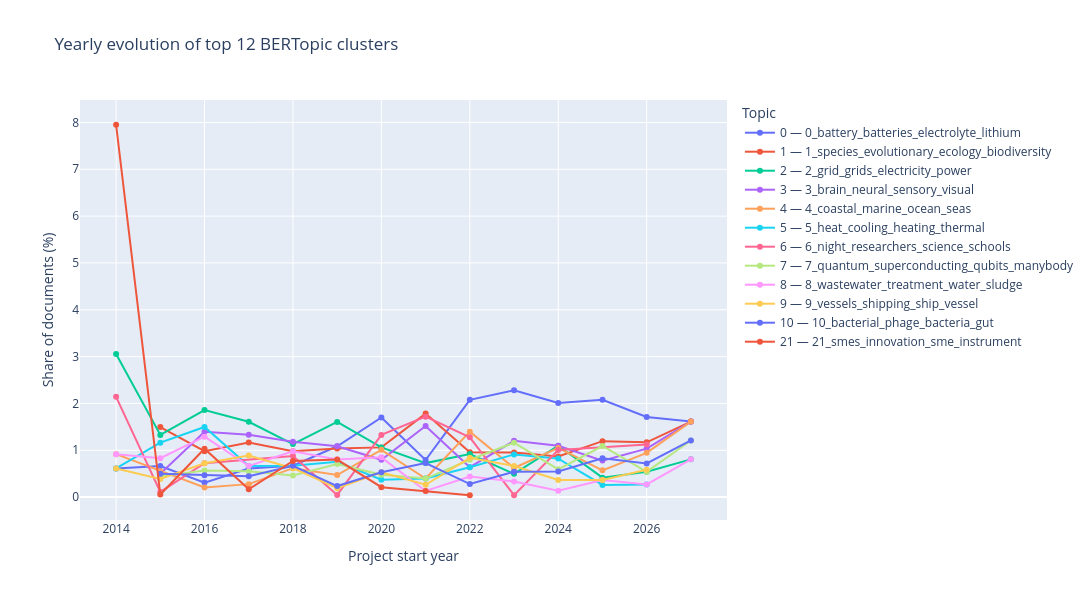

The notebook cell saved with this chart:
### Markdown cell above
#### Topic trends across years

This line plot shows how the share of the top BERTopic clusters changes year by year.

### Code cell
line_df = plot_df.copy().sort_values(["topic", "start_year"])
fig = px.line(
    line_df,
    x="start_year",
    y="share_pct",
    color="topic_label",
    title=f"Yearly evolution of top {TOP_N_TOPICS} BERTopic clusters",
    labels={"share_pct": "Share of documents (%)", "start_year": "Project start year"},
    category_orders={"start_year": sorted(valid_years)},
)
fig.update_traces(mode="lines+markers")
fig.update_layout(legend_title_text="Topic", hovermode="closest")
fig.update_layout(width=1400, height=600)
fig.write_image("data/yearly_evolution_top12_bertopic.png", width=1400, height=600, scale=2)
fig.show()

### Figure 1 — Plotly figure (JSON) as saved in the notebook; plotly's stock layout.template omitted (floating-point values rounded to 4 significant figures)
{"data": [{"hovertemplate": "topic_label=0 — 0_battery_batteries_electrolyte_lithium<br>Project start year=%{x}<br>Share of documents (%)=%{y}<extra></extra>", "legendgroup": "0 — 0_battery_batteries_electrolyte_lithium", "line": {"color": "#636efa", "dash": "solid"}, "marker": {"symbol": "circle"}, "mode": "lines+markers", "name": "0 — 0_battery_batteries_electrolyte_lithium", "orientation": "v", "showlegend": true, "type": "scatter", "x": [2014, 2015, 2016, 2017, 2018, 2019, 2020, 2021, 2022, 2023, 2024, 2025, 2026, 2027], "xaxis": "x", "y": [0.6116, 0.6645, 0.3098, 0.6104, 0.6694, 1.086, 1.699, 0.7926, 2.077, 2.281, 2.01, 2.079, 1.71, 1.613], "yaxis": "y"}, {"hovertemplate": "topic_label=1 — 1_species_evolutionary_ecology_biodiversity<br>Project start year=%{x}<br>Share of documents (%)=%{y}<extra></extra>", "legendgroup": "1 — 1_species_evolutionary_ecology_biodiversity", "line": {"color": "#EF553B", "dash": "solid"}, "marker": {"symbol": "circle"}, "mode": "lines+markers", "name": "1 — 1_species_evolutionary_ecology_biodiversity", "orientation": "v", "showlegend": true, "type": "scatter", "x": [2015, 2016, 2017, 2018, 2019, 2020, 2021, 2022, 2023, 2024, 2025, 2026, 2027], "xaxis": "x", "y": [1.495, 0.9809, 1.165, 0.9784, 1.039, 1.062, 1.783, 0.9585, 0.954, 0.868, 1.195, 1.17, 1.613], "yaxis": "y"}, {"hovertemplate": "topic_label=2 — 2_grid_grids_electricity_power<br>Project start year=%{x}<br>Share of documents (%)=%{y}<extra></extra>", "legendgroup": "2 — 2_grid_grids_electricity_power", "line": {"color": "#00cc96", "dash": "solid"}, "marker": {"symbol": "circle"}, "mode": "lines+markers", "name": "2 — 2_grid_grids_electricity_power", "orientation": "v", "showlegend": true, "type": "scatter", "x": [2014, 2015, 2016, 2017, 2018, 2019, 2020, 2021, 2022, 2023, 2024, 2025, 2026, 2027], "xaxis": "x", "y": [3.058, 1.329, 1.859, 1.609, 1.133, 1.605, 1.062, 0.7266, 0.9185, 0.4977, 1.096, 0.4158, 0.5401, 0.8065], "yaxis": "y"}, {"hovertemplate": "topic_label=3 — 3_brain_neural_sensory_visual<br>Project start year=%{x}<br>Share of documents (%)=%{y}<extra></extra>", "legendgroup": "3 — 3_brain_neural_sensory_visual", "line": {"color": "#ab63fa", "dash": "solid"}, "marker": {"symbol": "circle"}, "mode": "lines+markers", "name": "3 — 3_brain_neural_sensory_visual", "orientation": "v", "showlegend": true, "type": "scatter", "x": [2015, 2016, 2017, 2018, 2019, 2020, 2021, 2022, 2023, 2024, 2025, 2026, 2027], "xaxis": "x", "y": [0.4983, 1.394, 1.332, 1.184, 1.086, 0.7966, 1.519, 0.639, 1.203, 1.096, 0.7796, 1.035, 1.613], "yaxis": "y"}, {"hovertemplate": "topic_label=4 — 4_coastal_marine_ocean_seas<br>Project start year=%{x}<br>Share of documents (%)=%{y}<extra></extra>", "legendgroup": "4 — 4_coastal_marine_ocean_seas", "line": {"color": "#FFA15A", "dash": "solid"}, "marker": {"symbol": "circle"}, "mode": "lines+markers", "name": "4 — 4_coastal_marine_ocean_seas", "orientation": "v", "showlegend": true, "type": "scatter", "x": [2014, 2015, 2016, 2017, 2018, 2019, 2020, 2021, 2022, 2023, 2024, 2025, 2026, 2027], "xaxis": "x", "y": [0.9174, 0.5537, 0.2065, 0.2775, 0.6179, 0.4721, 1.009, 0.3963, 1.398, 0.6221, 1.051, 0.5717, 0.9451, 1.613], "yaxis": "y"}, {"hovertemplate": "topic_label=5 — 5_heat_cooling_heating_thermal<br>Project start year=%{x}<br>Share of documents (%)=%{y}<extra></extra>", "legendgroup": "5 — 5_heat_cooling_heating_thermal", "line": {"color": "#19d3f3", "dash": "solid"}, "marker": {"symbol": "circle"}, "mode": "lines+markers", "name": "5 — 5_heat_cooling_heating_thermal", "orientation": "v", "showlegend": true, "type": "scatter", "x": [2014, 2015, 2016, 2017, 2018, 2019, 2020, 2021, 2022, 2023, 2024, 2025, 2026], "xaxis": "x", "y": [0.6116, 1.163, 1.497, 0.6659, 0.6694, 0.7554, 0.3717, 0.3963, 0.639, 0.9125, 0.8223, 0.2599, 0.27], "yaxis": "y"}, {"hovertemplate": "topic_label=6 — 6_night_researchers_science_schools<br>Project start year=%{x}<br>Share of documents (%)=%{y}<extra></extra>", "legendgroup": "6 — 6_night_researchers_science_schools", "line": {"color": "#FF6692", "dash": "solid"}, "marker": {"symbol": "circle"}, "mode": "lines+markers", "name": "6 — 6_night_researchers_science_schools", "orientation": "v", "showlegend": true, "type": "scatter", "x": [2014, 2015, 2016, 2018, 2019, 2020, 2021, 2022, 2023, 2024, 2026], "xaxis": "x", "y": [2.141, 0.1107, 0.7228, 0.8754, 0.04721, 1.328, 1.717, 1.278, 0.04148, 1.005, 1.125], "yaxis": "y"}, {"hovertemplate": "topic_label=7 — 7_quantum_superconducting_qubits_manybody<br>Project start year=%{x}<br>Share of documents (%)=%{y}<extra></extra>", "legendgroup": "7 — 7_quantum_superconducting_qubits_manybody", "line": {"color": "#B6E880", "dash": "solid"}, "marker": {"symbol": "circle"}, "mode": "lines+markers", "name": "7 — 7_quantum_superconducting_qubits_manybody", "orientation": "v", "showlegend": true, "type": "scatter", "x": [2015, 2016, 2017, 2018, 2019, 2020, 2021, 2022, 2023, 2024, 2025, 2026, 2027], "xaxis": "x", "y": [0.443, 0.5679, 0.5549, 0.4634, 0.7082, 0.478, 0.3963, 0.7987, 1.161, 0.5939, 1.091, 0.5401, 1.21], "yaxis": "y"}, {"hovertemplate": "topic_label=8 — 8_wastewater_treatment_water_sludge<br>Project start year=%{x}<br>Share of documents (%)=%{y}<extra></extra>", "legendgroup": "8 — 8_wastewater_treatment_water_sludge", "line": {"color": "#FF97FF", "dash": "solid"}, "marker": {"symbol": "circle"}, "mode": "lines+markers", "name": "8 — 8_wastewater_treatment_water_sludge", "orientation": "v", "showlegend": true, "type": "scatter", "x": [2014, 2015, 2016, 2017, 2018, 2019, 2020, 2021, 2022, 2023, 2024, 2025, 2026, 2027], "xaxis": "x", "y": [0.9174, 0.8306, 1.291, 0.6659, 0.9784, 0.8026, 0.8497, 0.1321, 0.4393, 0.3318, 0.137, 0.3638, 0.27, 0.8065], "yaxis": "y"}, {"hovertemplate": "topic_label=9 — 9_vessels_shipping_ship_vessel<br>Project start year=%{x}<br>Share of documents (%)=%{y}<extra></extra>", "legendgroup": "9 — 9_vessels_shipping_ship_vessel", "line": {"color": "#FECB52", "dash": "solid"}, "marker": {"symbol": "circle"}, "mode": "lines+markers", "name": "9 — 9_vessels_shipping_ship_vessel", "orientation": "v", "showlegend": true, "type": "scatter", "x": [2014, 2015, 2016, 2017, 2018, 2019, 2020, 2021, 2022, 2023, 2024, 2025, 2026], "xaxis": "x", "y": [0.6116, 0.3876, 0.7228, 0.8879, 0.6179, 0.1889, 0.5311, 0.2642, 0.8387, 0.6636, 0.3655, 0.3638, 0.5851], "yaxis": "y"}, {"hovertemplate": "topic_label=10 — 10_bacterial_phage_bacteria_gut<br>Project start year=%{x}<br>Share of documents (%)=%{y}<extra></extra>", "legendgroup": "10 — 10_bacterial_phage_bacteria_gut", "line": {"color": "#636efa", "dash": "solid"}, "marker": {"symbol": "circle"}, "mode": "lines+markers", "name": "10 — 10_bacterial_phage_bacteria_gut", "orientation": "v", "showlegend": true, "type": "scatter", "x": [2015, 2016, 2017, 2018, 2019, 2020, 2021, 2022, 2023, 2024, 2025, 2026, 2027], "xaxis": "x", "y": [0.4983, 0.4646, 0.444, 0.6694, 0.2361, 0.5311, 0.7266, 0.2796, 0.5392, 0.5482, 0.8316, 0.7201, 1.21], "yaxis": "y"}, {"hovertemplate": "topic_label=21 — 21_smes_innovation_sme_instrument<br>Project start year=%{x}<br>Share of documents (%)=%{y}<extra></extra>", "legendgroup": "21 — 21_smes_innovation_sme_instrument", "line": {"color": "#EF553B", "dash": "solid"}, "marker": {"symbol": "circle"}, "mode": "lines+markers", "name": "21 — 21_smes_innovation_sme_instrument", "orientation": "v", "showlegend": true, "type": "scatter", "x": [2014, 2015, 2016, 2017, 2018, 2019, 2020, 2021, 2022], "xaxis": "x", "y": [7.951, 0.05537, 1.033, 0.1665, 0.7724, 0.8026, 0.2124, 0.1321, 0.03994], "yaxis": "y"}], "layout": {"height": 600, "hovermode": "closest", "legend": {"title": {"text": "Topic"}, "tracegroupgap": 0}, "title": {"text": "Yearly evolution of top 12 BERTopic clusters"}, "width": 1400, "xaxis": {"anchor": "y", "categoryarray": [2014, 2015, 2016, 2017, 2018, 2019, 2020, 2021, 2022, 2023, 2024, 2025, 2026, 2027], "categoryorder": "array", "domain": [0, 1], "title": {"text": "Project start year"}}, "yaxis": {"anchor": "x", "domain": [0, 1], "title": {"text": "Share of documents (%)"}}}}
